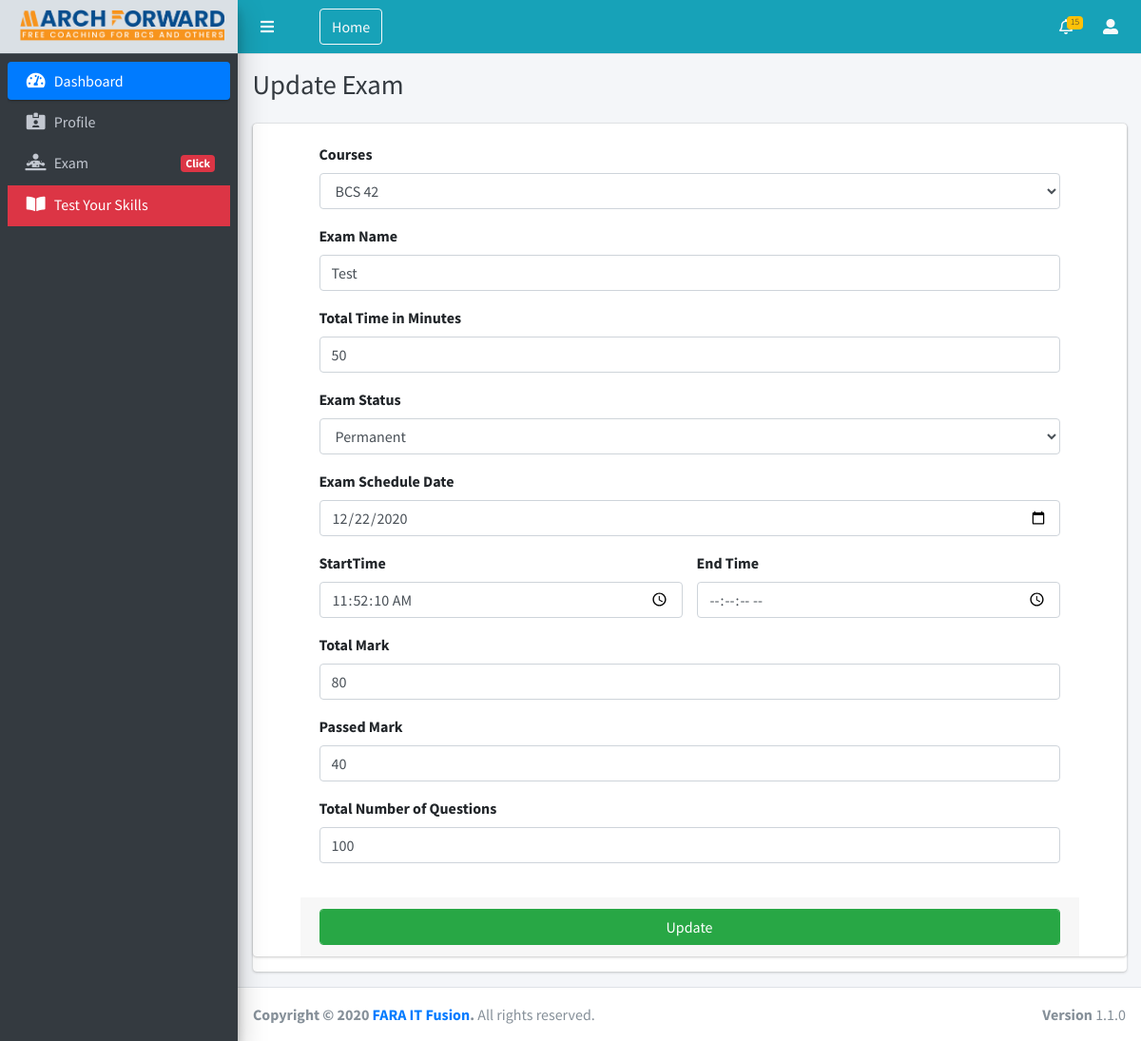
/edit-exam.php?editexamID=2 (signed in), run on the app's committed database.
### tables this page shows
CREATE TABLE `exam` (
  `id` int(100) NOT NULL,
  `courseID` int(100) NOT NULL,
  `name` varchar(1000) NOT NULL,
  `examTime` int(10) NOT NULL,
  `examStatus` varchar(100) NOT NULL,
  `scheduleDate` varchar(255) NOT NULL,
  `scheduleTime` varchar(100) NOT NULL,
  `examEndTime` varchar(100) NOT NULL,
  `total_mark` varchar(255) NOT NULL,
  `passed_mark` varchar(255) NOT NULL,
  `minQuestionNum` int(100) NOT NULL,
  `maxQuestionNum` int(100) NOT NULL,
  `StartingAction` int(10) NOT NULL,
  `action` varchar(255) NOT NULL,
  `date` timestamp NOT NULL DEFAULT CURRENT_TIMESTAMP ON UPDATE CURRENT_TIMESTAMP
);

CREATE TABLE `course` (
  `id` int(100) NOT NULL,
  `name` varchar(1000) NOT NULL,
  `action` varchar(100) NOT NULL,
  `date` timestamp NOT NULL DEFAULT CURRENT_TIMESTAMP ON UPDATE CURRENT_TIMESTAMP
);

### backend/functions.php (called while the page is built, shortened)
<?php
include("config.php");
function query($sql){
	global $connection;
	return mysqli_query($connection, $sql);
}
function fetch_array($array){
    return mysqli_fetch_array($array);
}
 ?>

### edit-exam.php (the view, shortened to what this page needs)
<?php include("header.php"); ?>
<?php include ("left-sidebar.php");?>
<?php
    $clientID = $_GET['editexamID'];
    $query_exam = query("SELECT * FROM exam WHERE id = '$clientID'");
    $row_exam = fetch_array($query_exam);
?>
<div class="wrapper">
  <div class="content-wrapper">
    <div class="content-header">
      <div class="container-fluid">
        <div class="row mb-2">
          <div class="col-sm-6">
            <h1 class="m-0 text-dark">Update Exam</h1>
          </div>
        </div>
      </div>
    </div>
    <section class="content">
      <div class="container-fluid">
        <div class="row">
            <div class="col-12">
           <div class="card">
               <form method="post" id="insert_form" style="padding: 0px 50px;" class="card">
                        <div class="card-body">
                            <div class="form-group">
                                <label for="exampleInputEmail1">Courses</label>
                                <select class="form-control" id="unit" name="course">
                                    <?php
                                    $query = query("SELECT * FROM course WHERE action = 'SHOW' ORDER BY id DESC");
                                    $rows = mysqli_num_rows($query);
                                    if($rows > 0){
                                        while($row = fetch_array($query)){
                                        ?>
                                            <option value="<?php echo $row['id']; ?>" <?php if ($row_exam['courseID'] == $row['id']) echo ' selected="selected"'; ?>><?php echo $row['name']; ?></option>
                                        <?php
                                    }
                                }
                                    ?>
                                </select>
                            </div>
                            <div class="form-group">
                                <label for="exampleInputEmail1">Exam Name</label>
                                <input type="text" name="examName" class="form-control" value="<?php echo $row_exam['name']?>"  placeholder="Ex: Test Priliminary" required>
                            </div>
                            <div class="form-group">
                                <label for="exampleInputEmail1">Total Time in Minutes</label>
                                <input type="number" name="examTime" class="form-control" value="<?php echo $row_exam['examTime']?>" placeholder="Ex: 40" required>
                            </div>
                            <div class="form-group">
                                <label for="exampleInputEmail1">Exam Status</label>
                                <select class="form-control"  name="examStatus">
                                    <option value="Permanent" <?php if ($row_exam['examStatus'] == "Permanent") echo ' selected="selected"'; ?>>Permanent</option>
                                </select>
                            </div>
                            <div class="row">
                                <div class="col-md-12">
                                    <div class="form-group">
                                        <label for="exampleInputEmail1">Exam Schedule Date</label>
                                        <input type="date" name="scheduleDate" value="<?php echo $row_exam['scheduleDate']?>"  class="form-control"  placeholder="Ex: " required>
                                    </div>
                                </div>
                            </div>
                            <div class="row">
                                <div class="col-md-6">
                                    <div class="form-group">
                                        <label for="exampleInputEmail1">StartTime</label>
                                        <input type="time" name="scheduleTime"  value="<?php echo $row_exam['scheduleTime']?>" step="1" class="form-control" required>
                                    </div>
                                </div>
                                <div class="col-md-6">
                                    <div class="form-group">
                                        <label for="exampleInputEmail1">End Time</label>
                                        <input type="time" name="endTime"   value="<?php echo $row_exam['examEndTime'] ?>" step="1" class="form-control" required>
                                    </div>
                                </div>
                            </div>
                            <div class="form-group">
                                <label for="exampleInputEmail1">Total Mark</label>
                                <input type="text" name="mark" class="form-control"  value="<?php echo $row_exam['total_mark']?>" placeholder="Ex: 80" required>
                            </div>
                            <div class="form-group">
                                <label for="exampleInputEmail1">Passed Mark</label>
                                <input type="text" name="passedMark" class="form-control" value="<?php echo $row_exam['passed_mark']?>" placeholder="Ex: 40" required>
                            </div>
                            <div class="form-group">
                                <label for="exampleInputEmail1">Total Number of Questions</label>
                                <input type="text" name="maxQuestionNum" class="form-control" value="<?php echo $row_exam['maxQuestionNum']?>" placeholder="Ex: 200" required>
                            </div>
                        </div>
                <div class="card-footer">
                  <input  type="submit" name="update" id="insert" value="Update" class="btn btn-success form-control">
                </div>
              </form>
            </div>
            </div>
        </div>
      </div>
    </section>
  </div>
            <?php include("footer.php"); ?>

### data on the page
exam: course "BCS 42", examName "Test", examTime "50", examStatus "Permanent", scheduleDate "12/22/2020", scheduleTime "11:52:10", mark "80", passedMark "40", maxQuestionNum "100"
